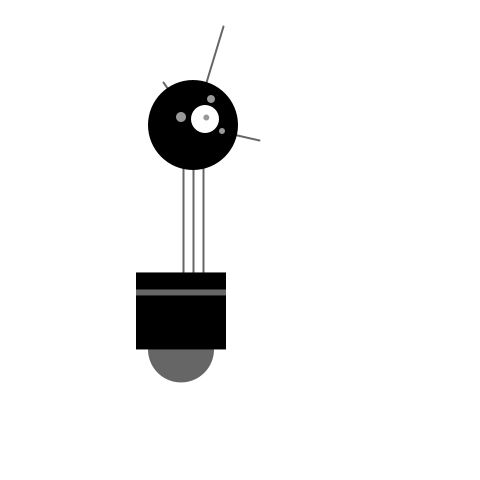
Frame 1 (no input)
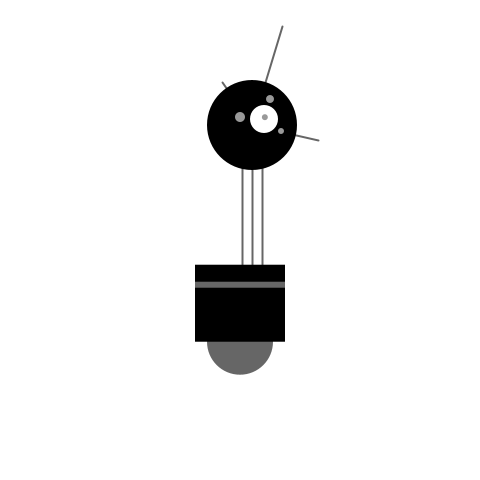
Frame 60 (the mouse pressed at the canvas centre just before this capture)
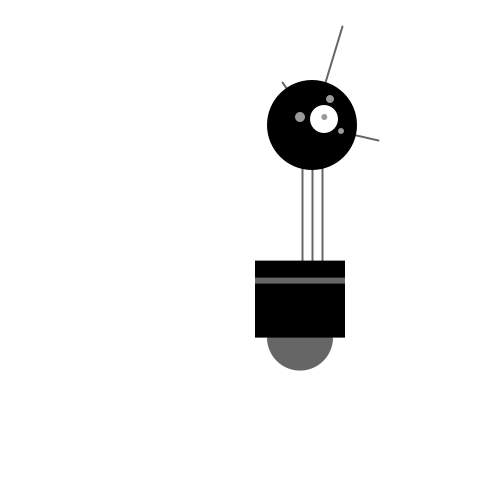
Frame 120 (the mouse held since frame 60 and released just before this capture)

The Processing sketch that drew these frames (run headless with seeded random() and noise(); from frame 60 on, the mouse is pressed at the canvas centre):

// Processing sketch: Make_Processing_4_7_Robot_2_Variables
// ── Make_Processing_4_7_Robot_2_Variables.pde
int x = 180;
int y = 420;
int bodyHeight = 110;
int neckHeight = 140;
int radius = 45;
int ny = y - bodyHeight - neckHeight - radius;
int COUNTER = 0;


void setup() {
  size(480, 480);
  smooth();
  strokeWeight(2);
  background(204);
  ellipseMode(RADIUS);
  frameRate(120);
}


void draw() {
  background(255);
  x++;
  //y--;
  Neck();
  Antennae();
  Body();
  Head();
  if (x >= width+100) {
    x = -100;
  }
}

void Neck() {
  stroke(102);
  line(x+2, y-bodyHeight+ 50*sin(x/10), x+2, ny);
  line(x+12, y-bodyHeight+ 50*sin(x/10), x+12, ny);
  line(x+22, y-bodyHeight+ 50*sin(x/10), x+22, ny);
}

void Antennae() {
  line(x+12, ny, x-18, ny-43);
  line(x+12, ny, x+42, ny-99);
  line(x+12, ny, x+78, ny+15);
}

void Body() {
  noStroke();
  fill(102);
  ellipse(x, y-33 + 50*sin(x/10), 33, 33);
  fill(0);
  rect(x-45, y-bodyHeight + 50*sin(x/10), 90, bodyHeight -33);
  fill(102);
  rect(x-45, y-bodyHeight+17 + 50*sin(x/10), 90, 6);
}

void Head() {
  fill(0);
  ellipse(x+12, ny, radius, radius);
  fill(255);
  ellipse(x+24, ny-6, 14, 14);
  fill(153);
  ellipse((x+24)+2*cos(x/10), (ny-6)+2*sin(x/10), 3, 3);
  fill(153);
  ellipse(x, ny-8, 5, 5);
  ellipse(x+30, ny-26, 4, 4);
  ellipse(x+41, ny+6, 3, 3);
}
